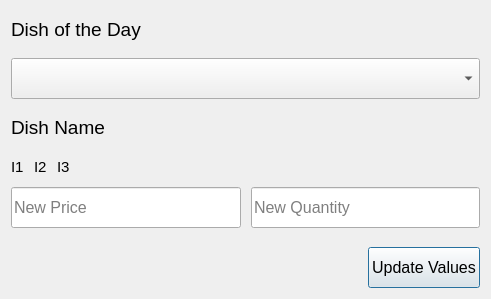
<?xml version="1.0" encoding="UTF-8"?>
<ui version="4.0">
 <class>Dotd</class>
 <widget class="QDialog" name="Dotd">
  <property name="geometry">
   <rect>
    <x>0</x>
    <y>0</y>
    <width>491</width>
    <height>299</height>
   </rect>
  </property>
  <property name="windowTitle">
   <string>Dialog</string>
  </property>
  <layout class="QVBoxLayout" name="verticalLayout">
   <property name="spacing">
    <number>0</number>
   </property>
   <item>
    <widget class="QLabel" name="label">
     <property name="font">
      <font>
       <pointsize>14</pointsize>
      </font>
     </property>
     <property name="text">
      <string>Dish of the Day</string>
     </property>
    </widget>
   </item>
   <item>
    <spacer name="verticalSpacer_3">
     <property name="orientation">
      <enum>Qt::Orientation::Vertical</enum>
     </property>
     <property name="sizeType">
      <enum>QSizePolicy::Policy::Fixed</enum>
     </property>
     <property name="sizeHint" stdset="0">
      <size>
       <width>20</width>
       <height>10</height>
      </size>
     </property>
    </spacer>
   </item>
   <item>
    <widget class="QComboBox" name="dotdDD">
     <property name="minimumSize">
      <size>
       <width>0</width>
       <height>41</height>
      </size>
     </property>
     <property name="font">
      <font>
       <pointsize>12</pointsize>
      </font>
     </property>
     <property name="placeholderText">
      <string>Day</string>
     </property>
    </widget>
   </item>
   <item>
    <spacer name="verticalSpacer_2">
     <property name="orientation">
      <enum>Qt::Orientation::Vertical</enum>
     </property>
     <property name="sizeType">
      <enum>QSizePolicy::Policy::Fixed</enum>
     </property>
     <property name="sizeHint" stdset="0">
      <size>
       <width>20</width>
       <height>10</height>
      </size>
     </property>
    </spacer>
   </item>
   <item>
    <layout class="QHBoxLayout" name="horizontalLayout_4">
     <property name="spacing">
      <number>0</number>
     </property>
     <item>
      <widget class="QLabel" name="dotdNameCI">
       <property name="minimumSize">
        <size>
         <width>0</width>
         <height>0</height>
        </size>
       </property>
       <property name="font">
        <font>
         <pointsize>14</pointsize>
        </font>
       </property>
       <property name="text">
        <string>Dish Name</string>
       </property>
      </widget>
     </item>
     <item>
      <spacer name="horizontalSpacer_6">
       <property name="orientation">
        <enum>Qt::Orientation::Horizontal</enum>
       </property>
       <property name="sizeHint" stdset="0">
        <size>
         <width>40</width>
         <height>20</height>
        </size>
       </property>
      </spacer>
     </item>
    </layout>
   </item>
   <item>
    <layout class="QHBoxLayout" name="horizontalLayout">
     <property name="spacing">
      <number>0</number>
     </property>
     <item>
      <widget class="QLabel" name="dotdIndi1CI">
       <property name="minimumSize">
        <size>
         <width>0</width>
         <height>41</height>
        </size>
       </property>
       <property name="font">
        <font>
         <pointsize>11</pointsize>
        </font>
       </property>
       <property name="text">
        <string>I1</string>
       </property>
      </widget>
     </item>
     <item>
      <spacer name="horizontalSpacer">
       <property name="orientation">
        <enum>Qt::Orientation::Horizontal</enum>
       </property>
       <property name="sizeType">
        <enum>QSizePolicy::Policy::Fixed</enum>
       </property>
       <property name="sizeHint" stdset="0">
        <size>
         <width>10</width>
         <height>20</height>
        </size>
       </property>
      </spacer>
     </item>
     <item>
      <widget class="QLabel" name="dotdIndi2CI">
       <property name="minimumSize">
        <size>
         <width>0</width>
         <height>41</height>
        </size>
       </property>
       <property name="font">
        <font>
         <pointsize>11</pointsize>
        </font>
       </property>
       <property name="text">
        <string>I2</string>
       </property>
      </widget>
     </item>
     <item>
      <spacer name="horizontalSpacer_2">
       <property name="orientation">
        <enum>Qt::Orientation::Horizontal</enum>
       </property>
       <property name="sizeType">
        <enum>QSizePolicy::Policy::Fixed</enum>
       </property>
       <property name="sizeHint" stdset="0">
        <size>
         <width>10</width>
         <height>20</height>
        </size>
       </property>
      </spacer>
     </item>
     <item>
      <widget class="QLabel" name="dotdIndi3CI">
       <property name="minimumSize">
        <size>
         <width>0</width>
         <height>41</height>
        </size>
       </property>
       <property name="font">
        <font>
         <pointsize>11</pointsize>
        </font>
       </property>
       <property name="text">
        <string>I3</string>
       </property>
      </widget>
     </item>
     <item>
      <spacer name="horizontalSpacer_5">
       <property name="orientation">
        <enum>Qt::Orientation::Horizontal</enum>
       </property>
       <property name="sizeHint" stdset="0">
        <size>
         <width>40</width>
         <height>20</height>
        </size>
       </property>
      </spacer>
     </item>
    </layout>
   </item>
   <item>
    <layout class="QHBoxLayout" name="horizontalLayout_2">
     <item>
      <widget class="CustomLineEdit" name="dotdNewPrice">
       <property name="minimumSize">
        <size>
         <width>0</width>
         <height>41</height>
        </size>
       </property>
       <property name="font">
        <font>
         <pointsize>12</pointsize>
        </font>
       </property>
       <property name="placeholderText">
        <string>New Price</string>
       </property>
      </widget>
     </item>
     <item>
      <spacer name="horizontalSpacer_3">
       <property name="orientation">
        <enum>Qt::Orientation::Horizontal</enum>
       </property>
       <property name="sizeType">
        <enum>QSizePolicy::Policy::Fixed</enum>
       </property>
       <property name="sizeHint" stdset="0">
        <size>
         <width>10</width>
         <height>20</height>
        </size>
       </property>
      </spacer>
     </item>
     <item>
      <widget class="QLineEdit" name="dotdNewQty">
       <property name="minimumSize">
        <size>
         <width>0</width>
         <height>41</height>
        </size>
       </property>
       <property name="font">
        <font>
         <pointsize>12</pointsize>
        </font>
       </property>
       <property name="placeholderText">
        <string>New Quantity</string>
       </property>
      </widget>
     </item>
    </layout>
   </item>
   <item>
    <spacer name="verticalSpacer">
     <property name="orientation">
      <enum>Qt::Orientation::Vertical</enum>
     </property>
     <property name="sizeType">
      <enum>QSizePolicy::Policy::Fixed</enum>
     </property>
     <property name="sizeHint" stdset="0">
      <size>
       <width>20</width>
       <height>19</height>
      </size>
     </property>
    </spacer>
   </item>
   <item>
    <layout class="QHBoxLayout" name="horizontalLayout_3">
     <item>
      <spacer name="horizontalSpacer_4">
       <property name="orientation">
        <enum>Qt::Orientation::Horizontal</enum>
       </property>
       <property name="sizeHint" stdset="0">
        <size>
         <width>40</width>
         <height>20</height>
        </size>
       </property>
      </spacer>
     </item>
     <item>
      <widget class="QPushButton" name="updateDotdButton">
       <property name="minimumSize">
        <size>
         <width>0</width>
         <height>41</height>
        </size>
       </property>
       <property name="font">
        <font>
         <pointsize>12</pointsize>
        </font>
       </property>
       <property name="text">
        <string>Update Values</string>
       </property>
      </widget>
     </item>
    </layout>
   </item>
  </layout>
 </widget>
 <customwidgets>
  <customwidget>
   <class>CustomLineEdit</class>
   <extends>QLineEdit</extends>
   <header>customlineedit.h</header>
  </customwidget>
 </customwidgets>
 <resources/>
 <connections/>
</ui>
